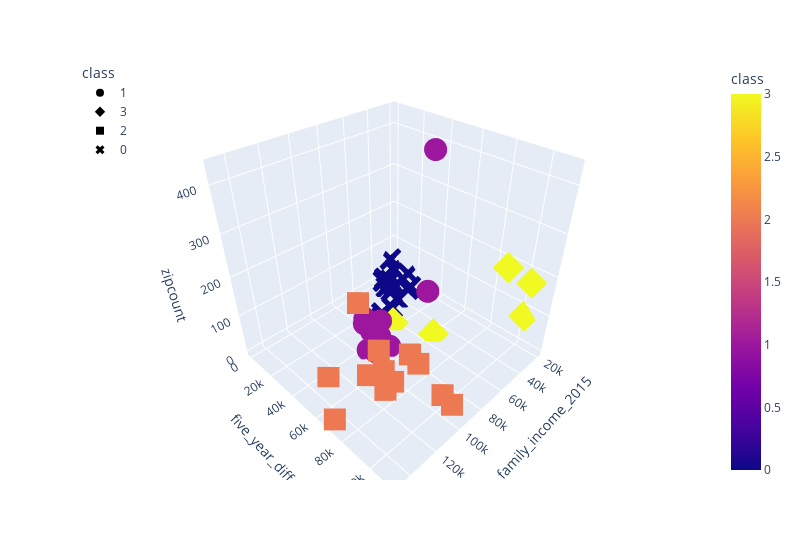

Notebook source saved alongside this figure:
### Code cell
fig = px.scatter_3d(
    four_clusters,
    x="median_family_income_2015",
    y="five_year_diff",
    z="zipcount",
    color="class",
    symbol="class",
    width=800,
)
fig.update_layout(legend=dict(x=0, y=1))
fig.show()

### Figure 1 — Plotly figure (JSON) as saved in the notebook; plotly's stock layout.template omitted (floating-point values rounded to 4 significant figures; data arrays with more than 128 entries replaced by an {"elided": "..."} marker saying what was removed)
{"data": [{"hovertemplate": "class=%{marker.color}<br>median_family_income_2015=%{x}<br>five_year_diff=%{y}<br>zipcount=%{z}<extra></extra>", "legendgroup": "1", "marker": {"color": {"elided": "741 int values"}, "coloraxis": "coloraxis", "symbol": "circle"}, "mode": "markers", "name": "1", "scene": "scene", "showlegend": true, "type": "scatter3d", "x": {"elided": "741 int values"}, "y": {"elided": "741 int values"}, "z": {"elided": "741 int values"}}, {"hovertemplate": "class=%{marker.color}<br>median_family_income_2015=%{x}<br>five_year_diff=%{y}<br>zipcount=%{z}<extra></extra>", "legendgroup": "3", "marker": {"color": {"elided": "531 int values"}, "coloraxis": "coloraxis", "symbol": "diamond"}, "mode": "markers", "name": "3", "scene": "scene", "showlegend": true, "type": "scatter3d", "x": {"elided": "531 int values"}, "y": {"elided": "531 int values"}, "z": {"elided": "531 int values"}}, {"hovertemplate": "class=%{marker.color}<br>median_family_income_2015=%{x}<br>five_year_diff=%{y}<br>zipcount=%{z}<extra></extra>", "legendgroup": "2", "marker": {"color": {"elided": "500 int values"}, "coloraxis": "coloraxis", "symbol": "square"}, "mode": "markers", "name": "2", "scene": "scene", "showlegend": true, "type": "scatter3d", "x": {"elided": "500 int values"}, "y": {"elided": "500 int values"}, "z": {"elided": "500 int values"}}, {"hovertemplate": "class=%{marker.color}<br>median_family_income_2015=%{x}<br>five_year_diff=%{y}<br>zipcount=%{z}<extra></extra>", "legendgroup": "0", "marker": {"color": {"elided": "335 int values"}, "coloraxis": "coloraxis", "symbol": "x"}, "mode": "markers", "name": "0", "scene": "scene", "showlegend": true, "type": "scatter3d", "x": {"elided": "335 int values"}, "y": {"elided": "335 int values"}, "z": {"elided": "335 int values"}}], "layout": {"coloraxis": {"colorbar": {"title": {"text": "class"}}, "colorscale": [[0, "#0d0887"], [0.1111, "#46039f"], [0.2222, "#7201a8"], [0.3333, "#9c179e"], [0.4444, "#bd3786"], [0.5556, "#d8576b"], [0.6667, "#ed7953"], [0.7778, "#fb9f3a"], [0.8889, "#fdca26"], [1, "#f0f921"]]}, "legend": {"title": {"text": "class"}, "tracegroupgap": 0, "x": 0, "y": 1}, "margin": {"t": 60}, "scene": {"domain": {"x": [0, 1], "y": [0, 1]}, "xaxis": {"title": {"text": "median_family_income_2015"}}, "yaxis": {"title": {"text": "five_year_diff"}}, "zaxis": {"title": {"text": "zipcount"}}}, "width": 800}}
